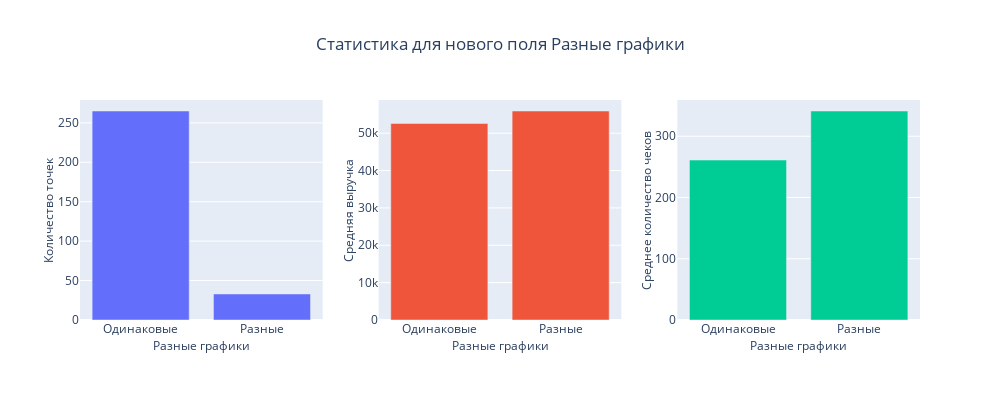

This figure's notebook cell:
### Code cell
bar_plot(
    column='Разные графики', 
    rows=1, 
    cols=3, 
    title='Статистика для нового поля Разные графики', 
    width=1250,
    height=400
)

### Figure 1 — Plotly figure (JSON) as saved in the notebook; plotly's stock layout.template omitted (floating-point values rounded to 4 significant figures)
{"data": [{"type": "bar", "x": ["Одинаковые", "Разные"], "xaxis": "x", "y": [265, 33], "yaxis": "y"}, {"type": "bar", "x": ["Одинаковые", "Разные"], "xaxis": "x2", "y": [52600.0, 55940.0], "yaxis": "y2"}, {"type": "bar", "x": ["Одинаковые", "Разные"], "xaxis": "x3", "y": [261.2, 341.2], "yaxis": "y3"}], "layout": {"autosize": false, "height": 400, "showlegend": false, "title": {"text": "Статистика для нового поля Разные графики", "x": 0.5}, "width": 1000, "xaxis": {"anchor": "y", "domain": [0, 0.2889], "title": {"font": {"size": 12}, "standoff": 1, "text": "Разные графики"}}, "xaxis2": {"anchor": "y2", "domain": [0.3556, 0.6444], "title": {"font": {"size": 12}, "standoff": 1, "text": "Разные графики"}}, "xaxis3": {"anchor": "y3", "domain": [0.7111, 1], "title": {"font": {"size": 12}, "standoff": 1, "text": "Разные графики"}}, "yaxis": {"anchor": "x", "domain": [0, 1], "title": {"font": {"size": 12}, "standoff": 1, "text": "Количество точек"}}, "yaxis2": {"anchor": "x2", "domain": [0, 1], "title": {"font": {"size": 12}, "standoff": 1, "text": "Средняя выручка"}}, "yaxis3": {"anchor": "x3", "domain": [0, 1], "title": {"font": {"size": 12}, "standoff": 1, "text": "Среднее количество чеков"}}}}
